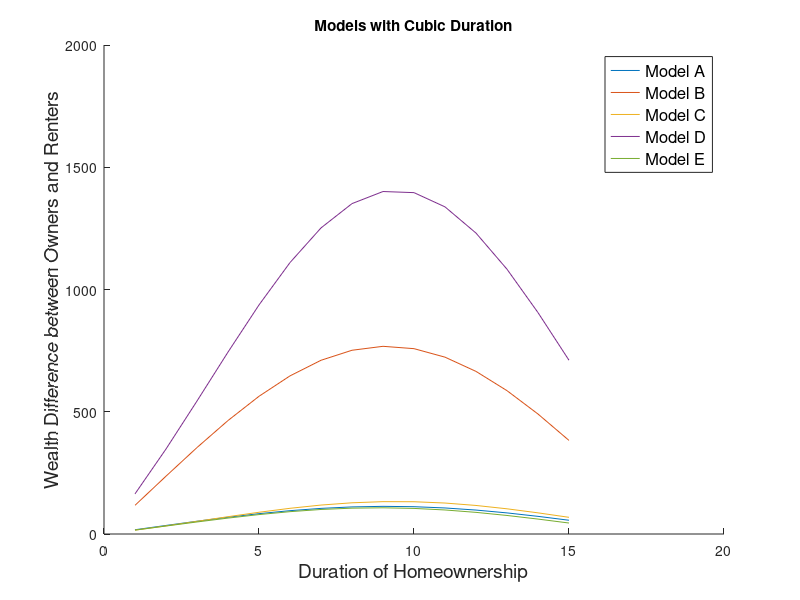
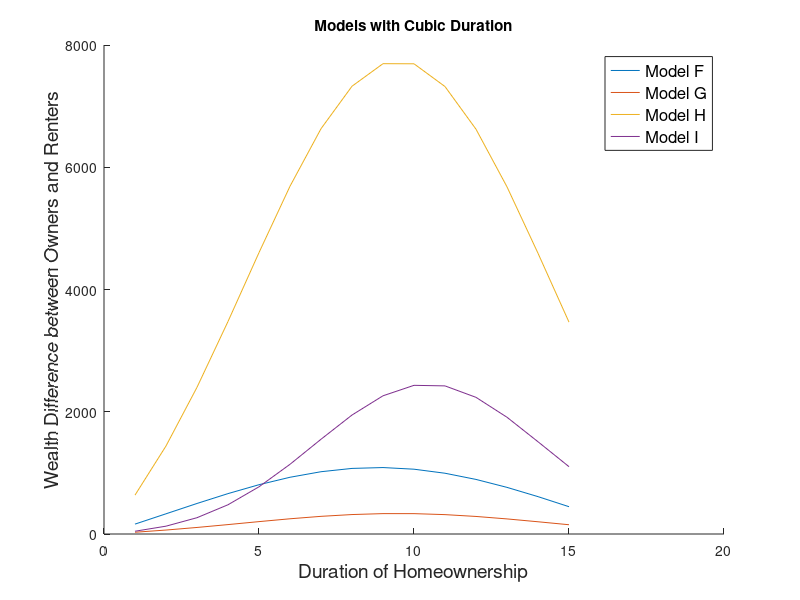
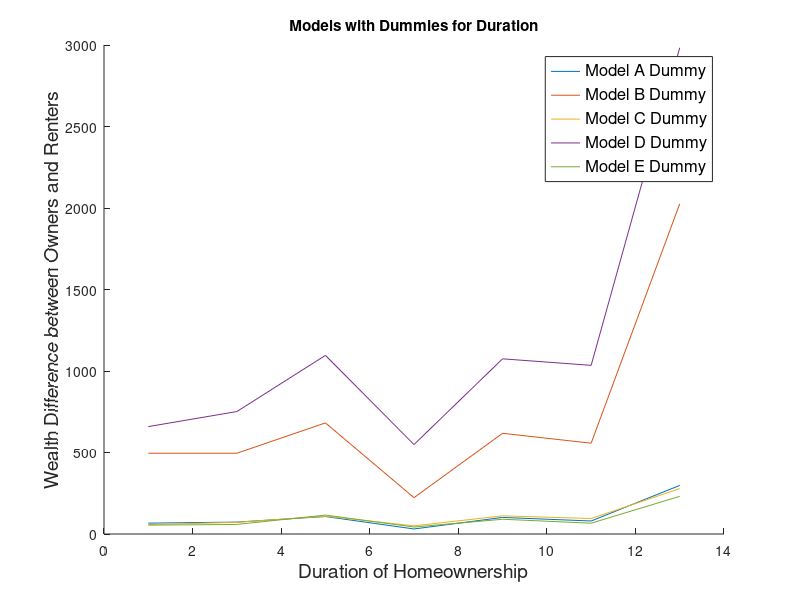
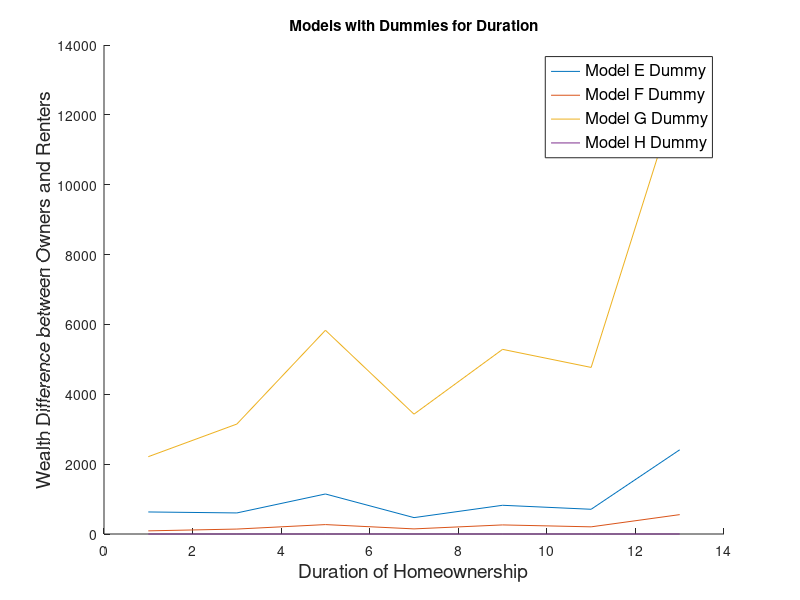

Write MATLAB code to recreate these figures, in order. (Note: this script raises an error after producing the figures.)
% NOTE: HH_partially_present
%% REGRESSUION RESULTS FOR NET WEALTH
dur         = 1:1:15;
dummy_dur   = 1:2:15;

%% Di et al. MODELs on our sample (1999-2015)
%  LogW = alpha + beta_h * H + beta_sh * SH + beta_ht*TH+ beta_c * C

%% When we use dummies for duration  
%  LogW = alpha + beta_h * H + beta_sh * SH + beta_c * C + Gamma * D
%  where beta_h = 0, beta_sh =0, gamma is the coeff for each dur dummies 

%% OUR MODELS
% Model A - control for initial wealth, income, & other controls
% Model B - control for initial wealth quartiles, income, & other controls
% Model C - control for initial wealth, NOT income, & others
% Model D - control for initial wealth quartiles, NOT income, & others
% Model E - control for initial wealth, income, & NOT other controls
% Model F - control for initial wealth quartiles, income, & NOT other controls
% Model G - control for initial wealth, NOT income, & NOT others
% Model H - control for initial wealth quartiles, NOT income, & NOT others
% Model I - control for none

%% COEFFICIENTS FROM THEIR ESTIMATION 
alpha   = [ -9.632          % MODEL A
            -9.553          % MODEL A Dummy
           -10.10          % MODEL B
           -10.01          % MODEL B Dummy 
             2.592          % MODEL C
             2.563          % MODEL C Dummy 
             2.683          % MODEL D
             2.647          % MODEL D Dummy 
           -11.81            % MODEL E
           -11.74          % MODEL E Dummy
           -12.46          % MODEL F
           -12.37          % MODEL F Dummy 
             2.541          % MODEL G
             2.477          % MODEL G Dummy 
             2.581          % MODEL H
             2.504          % MODEL H Dummy
             5.406          % MODEL I
             5.249          % MODEL I Dummy
           -8.5778];    % Di Belseky Liu (model B)
       
beta_h  = [0.155           % MODEL A
           0               % MODEL A Dummy
           0.157           % MODEL B
           0               % MODEL B Dummy 
           0.249           % MODEL C
           0               % MODEL C Dummy 
           0.258           % MODEL D
           0               % MODEL D Dummy 
           0.188           % MODEL E
           0               % MODEL E Dummy
           0.191           % MODEL F
           0               % MODEL F Dummy 
           0.379           % MODEL G
           0               % MODEL G Dummy 
           0.395           % MODEL H
           0               % MODEL H Dummy
           0.788           % MODEL I
           0               % MODEL I Dummy
           0.79478];       % Di Belseky Liu (model B)  
       
beta_hs = [-0.0085         % MODEL A
            0              % MODEL A Dummy
           -0.0086         % MODEL B
            0              % MODEL B Dummy 
           -0.0132         % MODEL C
            0              % MODEL C Dummy 
           -0.0137         % MODEL D
            0              % MODEL D Dummy 
           -0.0106         % MODEL E
            0              % MODEL E Dummy
           -0.0108         % MODEL F
            0              % MODEL F Dummy 
           -0.0200         % MODEL G
            0              % MODEL G Dummy 
           -0.0208         % MODEL H
            0              % MODEL H Dummy
           -0.0377         % MODEL I
            0              % MODEL I Dummy
           -0.0500];       % Di Belseky Liu (model B)
        
beta_ht = [0               % MODEL A
           0               % MODEL A Dummy
           0               % MODEL B
           0               % MODEL B Dummy 
           0               % MODEL C
           0               % MODEL C Dummy 
           0               % MODEL D
           0               % MODEL D Dummy 
           0               % MODEL E
           0               % MODEL E Dummy
           0               % MODEL F
           0               % MODEL F Dummy 
           0               % MODEL G
           0               % MODEL G Dummy 
           0               % MODEL H
           0               % MODEL H Dummy
           0               % MODEL I
           0               % MODEL I Dummy
           0];             % Di Belseky Liu (model B)
        
%           D1     D3      D5      D7      D9      D11      D13      D15           
Gamma   = [ 0      0       0       0       0       0        0        0     % MODEL A
            0.493  0.530   0.706   0.259   0.679   0.567    1.348   -0.046 % MODEL A Dummy
            0      0       0       0       0       0        0        0     % MODEL B
            0.548  0.548   0.695   0.284   0.647   0.599    1.382   -0.038 % MODEL B Dummy
            0      0       0       0       0       0        0        0     % MODEL C
            0.715  0.832   1.092   0.645   1.104   1.001    1.799    0.448 % MODEL C Dummy
            0      0       0       0       0       0        0        0     % MODEL D
            0.794  0.868   1.104   0.698   1.091   1.066    1.870    0.477 % MODEL D Dummy
            0      0       0       0       0       0        0        0     % MODEL E
            0.526  0.558   0.907   0.434   0.766   0.611    1.371    0.104 % MODEL E Dummy
            0      0       0       0       0       0        0        0     % MODEL F
            0.593  0.573   0.904   0.471   0.720   0.646    1.409    0.099 % MODEL F Dummy
            0      0       0       0       0       0        0        0     % MODEL G
            0.894  1.185   1.673   1.209   1.644   1.457    2.293    1.113 % MODEL G Dummy
            0      0       0       0       0       0        0        0     % MODEL H
            1.004  1.241   1.715   1.303   1.635   1.553    2.398    1.166 % MODEL H Dummy
            0      0       0       0       0       0        0        0     % MODEL I
            1.633  2.651   3.332   2.956   3.534   3.715    4.554    3.869 % MODEL I Dummy
            0      0       0       0       0       0        0        0];   % Di Belseky Liu MODEL B         

        
         %------------------------------------------------------------------------------------------------------------------------------------------------------------------------------------------------------------------------------------
         %         |  DUMMY   |          |  DUMMY   |          |  DUMMY   |          |  DUMMY   |         |  DUMMY   |          |  DUMMY   |          |  DUMMY   |          |  DUMMY   |          |  DUMMY   |
         % MODEL A |  MODEL A |  MODEL B |  MODEL B |  MODEL C |  MODEL C |  MODEL D |  MODEL D | MODEL E |  MODEL E |  MODEL F |  MODEL F |  MODEL G |  MODEL G |  MODEL H |  MODEL H |  MODEL I |  MODEL I |  DBL MODEL B 
         %------------------------------------------------------------------------------------------------------------------------------------------------------------------------------------------------------------------------------------
beta_c  = [ 1.223     1.213      1.278      1.265      0         0            0          0          1.415     1.404      1.483      1.469      0         0          0          0          0          0           1.40880     ;...   % Average annual income 1999-2015 (log)    
            0.342     0.342      0          0          0.424     0.422        0          0          0.428     0.427      0          0          0.562     0.558      0          0          0          0           0           ;...   % Net wealth 1999 (log)
            0         0          0          0          0         0            0          0          0         0          0          0          0         0          0          0          0          0           0.23708     ;...   % Savings tendency between 1984 and 1994
            2.52e-07  2.70e-07   3.18e-07   3.37e-07   2.96e-07  3.16e-07     3.77e-07   3.99e-07   0         0          0          0          0         0          0          0          0          0           1.2790e-05  ;...   % Total inheritance and settlement payment received between 1989 and 2001
            0         0          0          0          0         0            0          0          0         0          0          0          0         0          0          0          0          0           0.6572      ;...   % Ever selected itemizing deduction in tax filings between 1989 and 2001  
            0.424     0.417      0.420      0.412      0.712     0.699        0.722      0.708      0         0          0          0          0         0          0          0          0          0           0.40858     ;...   % High school
           -0.000522 -0.000222   0.000907   0.00128   -0.00529  -0.00484     -0.00381   -0.00326   -0.0151   -0.0150    -0.0137    -0.0135    -0.0207   -0.0204    -0.0191    -0.0187    -0.0393    -0.0384      0.01880     ;...   % Age of household head in 1999
            0         0          0          0          0         0            0          0          0         0          0          0          0         0          0          0          0          0           0.24488     ;...   % Percentage of time as a married couple hh
            0.187     0.192      0.183      0.188      0.150     0.155        0.143      0.149      0         0          0          0          0         0          0          0          0          0          -9.09e-05    ;...   % Change in the number of children in household, 1999-2015
            0         0          3.278      3.276      0         0            4.088      4.073      0         0          4.117      4.116      0         0          5.492      5.461      0          0           0           ;...   % Being in top quart of wealth dist. in 1999
           -0.505    -0.520     -0.513     -0.531     -0.666    -0.687       -0.688     -0.713      0         0          0          0          0         0          0          0          0          0           0.10545     ;...   % South
           -0.00661  -0.0228     0.00371   -0.0137    -0.243    -0.263       -0.245     -0.266      0         0          0          0          0         0          0          0          0          0           0.17547     ]';    % Metro in our case // Other metro
           

[height_beta_c, width_beta_c] = size(beta_c);  

%% INDEPENDENT VARIABLES 
% fix variables:
%   1. continuous variables: at their sample means
%   2. categorical variables: estimates of the groups with the highest incidence   
%      (white, HS grad, South, Not in Large, Other Metro, Used itemized
%      dedeuction, top wealth quartile, not divorced)

           % OURS           % DI ETAL
C =       [  10.55           10.40096      % Average annual income 1999-2001 (log)    
              4.550           6.223710     % Net wealth 1999 (log)
              0              -0.01526      % Savings tendency between 1984 and 1994
           9933            5646.987        % Total inheritance and settlement payment received between 1999 and 2015
              0               1            % Ever selected itemizing deduction in tax filings between 199 and 2015  
              1               1            % High school
             43.33           39.77445      % Age of household head in 1999
              0               0.443339     % Percentage of time as a married couple hh
             -0.0914          0.124606     % Change in the number of children in household, 1999-2001
              1               0            % Being in top quart of wealth dist. in 1999
              1               1            % Region: South
              1               1       ];   % Other metro

[height_C, width_C] = size(C); 
       
 beta_c_times_C      = [beta_c(1:end-1,:)*C(:,1)
                        beta_c(end,:)*C(:,2)];
%% DEPENDENT VARIABLES FOR OWNERS and RENTERS
LogW              = nan(height_beta_c, length(dur));
wealth            = nan(height_beta_c, length(dur));
LogW_rent         = nan(height_beta_c, length(dur));
wealth_rent       = nan(height_beta_c, length(dur));
Wealth_Difference = nan(height_beta_c, length(dur));
d = length(dummy_dur);
for i=1:1:height_beta_c % # of models
  if i==2 || i==4 || i==6 || i==8 || i==10 || i==12 || i==14 || i==16         % Models where years owning is dummy
     LogW(i,1:d)            = (alpha(i)+beta_c_times_C(i))*ones(size(dummy_dur)) +  ones(size(dummy_dur)).*Gamma(i, :);
     LogW_rent(i,1:d)       = (alpha(i)+beta_c_times_C(i))*ones(size(dummy_dur));
  else    
     LogW(i,:)              = (alpha(i)+beta_c_times_C(i))*ones(size(dur)) +  beta_h(i) * dur + beta_hs(i) * dur.^2 + beta_ht(i) * dur.^3;
     LogW_rent(i,:)         = (alpha(i)+beta_c_times_C(i))*ones(size(dur));
  end
     wealth(i,:)            = exp(LogW(i,:));
     wealth_rent(i,:)       = exp(LogW_rent(i,:));
     Wealth_Difference(i,:) = wealth(i,:)-wealth_rent(i,:);
end

% MODELS A-D
figure(6)
hold on
for i=1:2:(height_beta_c-1)/2  % 1-9
plot(dur,Wealth_Difference(i,:))
end
hleg=legend('Model A','Model B','Model C','Model D','Model E');
set(hleg,'Location','northeast','FontSize',12);
ylabel('Wealth Difference between Owners and Renters','FontSize',14)
xlabel('Duration of Homeownership','FontSize',14)
title("Models with Cubic Duration")

% MODELS E-H
figure(7)
hold on
for i=11:2:17 
plot(dur,Wealth_Difference(i,:))
end
hleg=legend('Model F','Model G','Model H', 'Model I');
set(hleg,'Location','northeast','FontSize',12);
ylabel('Wealth Difference between Owners and Renters','FontSize',14)
xlabel('Duration of Homeownership','FontSize',14)
title("Models with Cubic Duration")

figure(8)
hold on
for i=2:2:10
plot(dummy_dur(1:d-1),Wealth_Difference(i,1:d-1))
end
hleg=legend('Model A Dummy','Model B Dummy', 'Model C Dummy','Model D Dummy','Model E Dummy');
set(hleg,'Location','northeast','FontSize',12);
ylabel('Wealth Difference between Owners and Renters','FontSize',14)
xlabel('Duration of Homeownership','FontSize',14)
title("Models with Dummies for Duration")

figure(9)
hold on
for i=12:2:18
plot(dummy_dur(1:d-1),Wealth_Difference(i,1:d-1))
end
hleg=legend('Model E Dummy','Model F Dummy', 'Model G Dummy','Model H Dummy');
set(hleg,'Location','northeast','FontSize',12);
ylabel('Wealth Difference between Owners and Renters','FontSize',14)
xlabel('Duration of Homeownership','FontSize',14)
title("Models with Dummies for Duration")

% To Excel 
diff_ = length(dur) - length(dummy_dur);
tt = table(dur', [dummy_dur'; zeros(diff_,1)], Wealth_Difference(1,:)',  Wealth_Difference(2,:)' , Wealth_Difference(3,:)', Wealth_Difference(4,:)');
tt.Properties.VariableNames= {'Duration', 'Duration_Dummy', 'LW_Model_A', 'LW_Model_A_Dummy', 'LW_Model_B', 'LW_Model_B_Dummy'};
writetable(tt,'Matlab_Results.xlsx','Sheet',2)